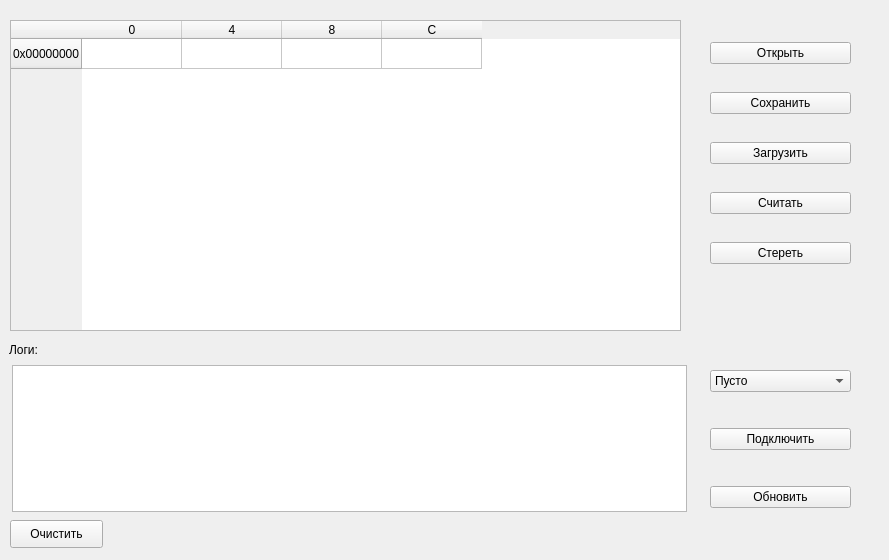
<?xml version="1.0" encoding="UTF-8"?>
<ui version="4.0">
 <class>MainWindow</class>
 <widget class="QMainWindow" name="MainWindow">
  <property name="geometry">
   <rect>
    <x>0</x>
    <y>0</y>
    <width>889</width>
    <height>560</height>
   </rect>
  </property>
  <property name="sizePolicy">
   <sizepolicy hsizetype="Preferred" vsizetype="Preferred">
    <horstretch>0</horstretch>
    <verstretch>0</verstretch>
   </sizepolicy>
  </property>
  <property name="maximumSize">
   <size>
    <width>889</width>
    <height>560</height>
   </size>
  </property>
  <property name="windowTitle">
   <string>USB CDC Программатор</string>
  </property>
  <widget class="QWidget" name="centralwidget">
   <widget class="QTableWidget" name="tableWidget">
    <property name="geometry">
     <rect>
      <x>10</x>
      <y>20</y>
      <width>671</width>
      <height>311</height>
     </rect>
    </property>
    <row>
     <property name="text">
      <string>0x00000000</string>
     </property>
    </row>
    <column>
     <property name="text">
      <string>0</string>
     </property>
    </column>
    <column>
     <property name="text">
      <string>4</string>
     </property>
    </column>
    <column>
     <property name="text">
      <string>8</string>
     </property>
    </column>
    <column>
     <property name="text">
      <string>С</string>
     </property>
    </column>
   </widget>
   <widget class="QWidget" name="layoutWidget">
    <property name="geometry">
     <rect>
      <x>710</x>
      <y>20</y>
      <width>141</width>
      <height>311</height>
     </rect>
    </property>
    <layout class="QVBoxLayout" name="verticalLayout">
     <item>
      <widget class="QPushButton" name="OpenFile">
       <property name="text">
        <string>Открыть</string>
       </property>
      </widget>
     </item>
     <item>
      <widget class="QPushButton" name="Save">
       <property name="text">
        <string>Сохранить</string>
       </property>
      </widget>
     </item>
     <item>
      <widget class="QPushButton" name="Programm">
       <property name="text">
        <string>Загрузить</string>
       </property>
      </widget>
     </item>
     <item>
      <widget class="QPushButton" name="Read">
       <property name="text">
        <string>Считать</string>
       </property>
      </widget>
     </item>
     <item>
      <widget class="QPushButton" name="Erase">
       <property name="text">
        <string>Стереть</string>
       </property>
      </widget>
     </item>
     <item>
      <spacer name="verticalSpacer">
       <property name="orientation">
        <enum>Qt::Vertical</enum>
       </property>
       <property name="sizeType">
        <enum>QSizePolicy::Fixed</enum>
       </property>
       <property name="sizeHint" stdset="0">
        <size>
         <width>20</width>
         <height>40</height>
        </size>
       </property>
      </spacer>
     </item>
    </layout>
   </widget>
   <widget class="QLabel" name="label_2">
    <property name="geometry">
     <rect>
      <x>9</x>
      <y>342</y>
      <width>33</width>
      <height>16</height>
     </rect>
    </property>
    <property name="text">
     <string>Логи:</string>
    </property>
   </widget>
   <widget class="QTextEdit" name="Logs">
    <property name="geometry">
     <rect>
      <x>12</x>
      <y>365</y>
      <width>675</width>
      <height>147</height>
     </rect>
    </property>
    <property name="readOnly">
     <bool>true</bool>
    </property>
   </widget>
   <widget class="QPushButton" name="ClearLogs">
    <property name="geometry">
     <rect>
      <x>10</x>
      <y>520</y>
      <width>93</width>
      <height>28</height>
     </rect>
    </property>
    <property name="text">
     <string>Очистить</string>
    </property>
   </widget>
   <widget class="QWidget" name="layoutWidget">
    <property name="geometry">
     <rect>
      <x>710</x>
      <y>340</y>
      <width>141</width>
      <height>201</height>
     </rect>
    </property>
    <layout class="QVBoxLayout" name="verticalLayout_2">
     <item>
      <widget class="QComboBox" name="ComPortList">
       <item>
        <property name="text">
         <string>Пусто</string>
        </property>
       </item>
      </widget>
     </item>
     <item>
      <widget class="QPushButton" name="COM_Connect">
       <property name="text">
        <string>Подключить</string>
       </property>
      </widget>
     </item>
     <item>
      <widget class="QPushButton" name="UpdateCOM">
       <property name="text">
        <string>Обновить</string>
       </property>
      </widget>
     </item>
    </layout>
   </widget>
  </widget>
 </widget>
 <resources/>
 <connections/>
</ui>
